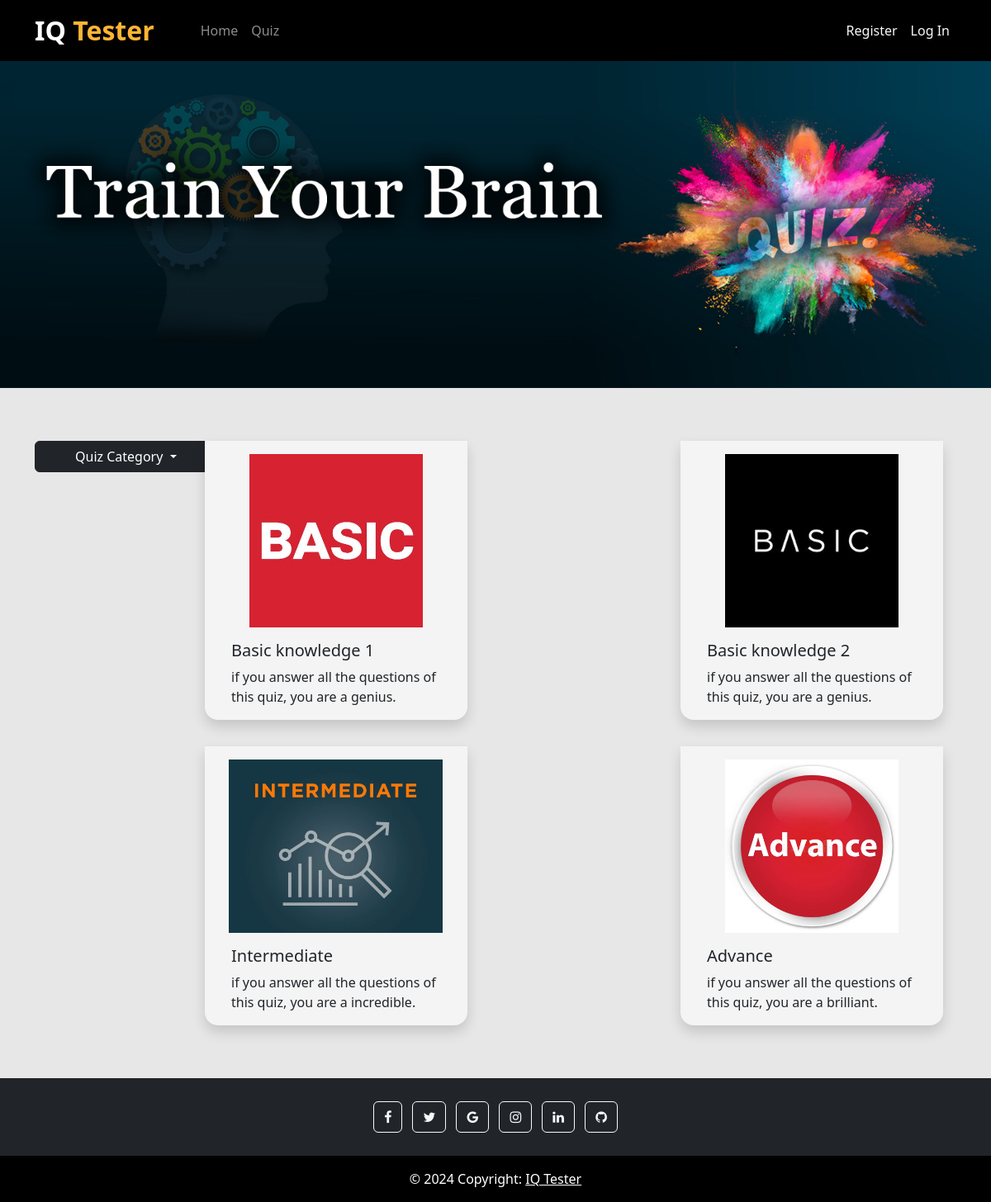
The page / on the database its author committed.
### quiz/models.py (models this page shows, shortened)
class Quiz(models.Model):
    title = models.CharField(max_length=100)
    description = models.TextField()
    image = models.ImageField(upload_to='quiz/media/images/', blank=True, null=True)
    category = models.ManyToManyField(Category)
    has_time_limit = models.BooleanField(default=False)
    time_limit_minutes = models.PositiveIntegerField(blank=True, null=True)
    created_at = models.DateTimeField(auto_now_add=True)

### core/views.py (the view)
# urls.py: path('', home, name='home'),
def home(req, category_slug = None) :
    data = Quiz.objects.all()
    if category_slug is not None :
        cate = Category.objects.get(slug=category_slug)
        data = Quiz.objects.filter(category=cate)
    category = Category.objects.all()
    return render(req, 'index.html', {'data' : data, 'category' : category})

### core/templates/index.html (shortened to what this page needs)
{% extends "base.html" %}
{% load static %}
{% block content %}
<div>
    <div>
        <img class="w-100" src="{% static "./images/banner.jpg" %}" alt="">
    </div>
</div>
<section class="container mt-5">
    <div class="row">
        <div class="dropdown col-2 mt-3">
            <button class="btn btn-dark dropdown-toggle px-5" type="button" data-bs-toggle="dropdown" aria-expanded="false">
              Quiz Category
            </button>
        </div>
        <div class="mb-5 col-10">
            <div class="d-flex flex-wrap justify-content-between">
            {% for quiz in data %}
            <a href="{% url "quiz_page" quiz.id %}" style="width:350px;" class="p-3 text-decoration-none">
                <div style="background-color:#F4F4F4" class="card border-0 rounded-0 shadow rounded-bottom-4">
                  <div class="p-3">
                    <div class="">
                      <div>
                        <img style="width:285px; height:210px; object-fit: contain;" src="{{quiz.image.url}}" alt="Car Image">
                      </div>
                      <div class="p-3 pb-0">
                        <h5 class="card-title">{{quiz.title}}</h5>
                        <p class="card-text">{{quiz.description | truncatewords:14 }}</p>
                      </div>
                    </div>
                  </div>
                </div>
            </a>
              {% endfor %}
            </div>
          </div>
    </div>
</section>
{% endblock content %}

### core/templates/base.html (shortened to what this page needs)
<!DOCTYPE html>
<html lang="en">
<head>
    <link href="https://cdn.jsdelivr.net/npm/bootstrap@5.3.2/dist/css/bootstrap.min.css" rel="stylesheet">
    <link rel="stylesheet" href="https://cdnjs.cloudflare.com/ajax/libs/font-awesome/4.7.0/css/font-awesome.min.css">
</head>
    <body style="background-color: rgb(231, 231, 231)">
        <header>
            {% include 'navbar.html' %}
        </header>
        <main style="padding-top: 73px">
            {% block body %}
            <Section style="min-height:100vh" id="main">
                {% block content %}
                {% endblock content %}
            </Section>
            {% include 'footer.html' %}
            {% endblock body %}
        </main>
    </body>
</html>

### core/templates/navbar.html (shortened to what this page needs)
<nav class="navbar navbar-dark navbar-expand-lg w-100 z-3" style="overflow: hidden; position: fixed; top: 0; background-color: #000000">
    <div class="container">
      <a class="navbar-brand fs-2 fw-bold me-5" href="{% url "home" %}">IQ <span style="color:#FFB534">Tester</span></a>
      <div class="collapse navbar-collapse" id="navbarSupportedContent">
        <ul class="navbar-nav me-auto mb-2 mb-lg-0">
          <li class="nav-item">
            <a class="nav-link" href="{% url "home" %}">Home</a>
          </li>
          <li class="nav-item">
            <a class="nav-link" href="{% url "quizes" %}">Quiz</a>
          </li>
        </ul>
        <div class="d-flex" role="search">
            <ul class="navbar-nav mb-2 mb-lg-0">
                {% if user.is_authenticated %}
                    <li class="nav-item border rounded-2 me-4">
                        <span class="nav-link text-light">Welcome. {{user.first_name}}</span>
                    </li>
                    <li class="nav-item">
                        <a class="nav-link text-light" href="{% url "profile" %}">Profile</a>
                    </li>
                    <li class="nav-item">
                        <a class="nav-link text-light" href="{% url "logout" %}">Log Out</a>
                    </li>
                {% else %}
                    <li class="nav-item">
                        <a class="nav-link text-light" href="{% url "register" %}">Register</a>
                    </li>
                    <li class="nav-item">
                        <a class="nav-link text-light" href="{% url "login" %}">Log In</a>
                    </li>
                {% endif %}
              </ul>
        </div>
      </div>
    </div>
  </nav>

### core/templates/footer.html
<div class="">
    <footer class="bg-dark text-center text-white">
    <div class="container p-4 pb-0">
      <section class="mb-4">
        <a class="btn btn-outline-light btn-floating m-1" href="#!" role="button"
          ><i class="fa fa-facebook"></i></a>
        <a class="btn btn-outline-light btn-floating m-1" href="#!" role="button"
          ><i class="fa fa-twitter"></i
        ></a>
        <a class="btn btn-outline-light btn-floating m-1" href="#!" role="button"
          ><i class="fa fa-google"></i
        ></a>
        <a class="btn btn-outline-light btn-floating m-1" href="#!" role="button"
          ><i class="fa fa-instagram"></i
        ></a>
        <a class="btn btn-outline-light btn-floating m-1" href="#!" role="button"
          ><i class="fa fa-linkedin"></i
        ></a>
        <a class="btn btn-outline-light btn-floating m-1" href="#!" role="button"
          ><i class="fa fa-github"></i
        ></a>
      </section>
    </div>
    <div class="text-center p-3" style="background-color: #000000;">
      © 2024 Copyright:
      <a class="text-white" href="">IQ Tester</a>
    </div>
  </footer>
  </div>

### rows shown on the page
Quiz: image (picture), title "Basic knowledge 1", description "if you answer all the questions of this quiz, you are a genius."
Quiz: image (picture), title "Basic knowledge 2", description "if you answer all the questions of this quiz, you are a genius."
Quiz: image (picture), title "Intermediate", description "if you answer all the questions of this quiz, you are a incredible."
Quiz: image (picture), title "Advance", description "if you answer all the questions of this quiz, you are a brilliant."
